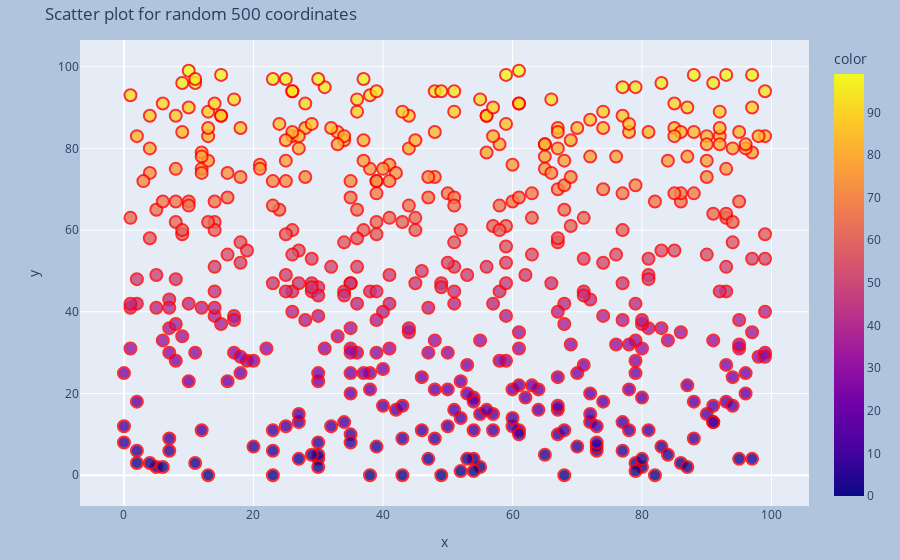

The notebook cell saved with this chart:
### Markdown cell above
3. Write a program to draw a scatter plot for random 500 x and y coordinates and style it

### Code cell
import plotly.express as px
import numpy as np

try:
    x_axis = np.random.randint(100,size=(500))
    y_axis = np.random.randint(100,size=(500))

    fig = px.scatter(x=x_axis , y =y_axis,title="Scatter plot for random 500 coordinates",opacity=0.8,color=y_axis)

    fig.update_layout(
    margin=dict(l=80, r=80, t=40, b=20),
    paper_bgcolor="LightSteelBlue",
    autosize =False
    )
    fig.update_traces(marker=dict(size=12,line=dict(width=2,color='red')),
                      selector=dict(mode='markers')
                      )
    
    fig.show()

    logger.info("Plotly Scatter plot for 500 coordinates")

except Exception as e:
    logger.error(str(e))

### Figure 1 — Plotly figure (JSON) as saved in the notebook; plotly's stock layout.template omitted (floating-point values rounded to 4 significant figures; data arrays with more than 128 entries replaced by an {"elided": "..."} marker saying what was removed)
{"data": [{"hovertemplate": "x=%{x}<br>y=%{y}<br>color=%{marker.color}<extra></extra>", "legendgroup": "", "marker": {"color": {"elided": "500 int values"}, "coloraxis": "coloraxis", "line": {"color": "red", "width": 2}, "opacity": 0.8, "size": 12, "symbol": "circle"}, "mode": "markers", "name": "", "orientation": "v", "showlegend": false, "type": "scatter", "x": {"elided": "500 int values"}, "xaxis": "x", "y": {"elided": "500 int values"}, "yaxis": "y"}], "layout": {"autosize": false, "coloraxis": {"colorbar": {"title": {"text": "color"}}, "colorscale": [[0, "#0d0887"], [0.1111, "#46039f"], [0.2222, "#7201a8"], [0.3333, "#9c179e"], [0.4444, "#bd3786"], [0.5556, "#d8576b"], [0.6667, "#ed7953"], [0.7778, "#fb9f3a"], [0.8889, "#fdca26"], [1, "#f0f921"]]}, "legend": {"tracegroupgap": 0}, "margin": {"b": 20, "l": 80, "r": 80, "t": 40}, "paper_bgcolor": "LightSteelBlue", "title": {"text": "Scatter plot for random 500 coordinates"}, "xaxis": {"anchor": "y", "domain": [0, 1], "title": {"text": "x"}}, "yaxis": {"anchor": "x", "domain": [0, 1], "title": {"text": "y"}}}}
